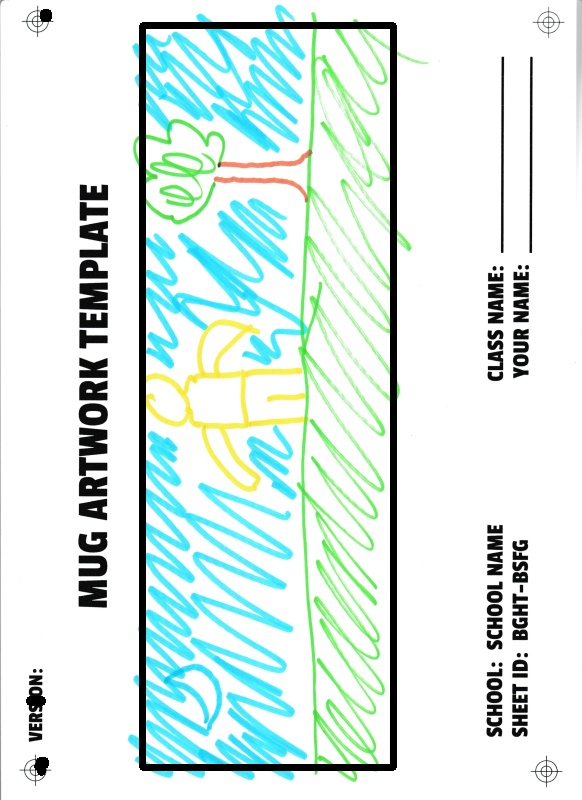
#> input picture h.jpeg, 582 x 800 px
$ python 'extract copy.py'
#> lines starting #> are read from the running program, lines starting #| are printed output that depends on the picture; after the words box and inside, x2 and y2 are one past the last pixel; in counts of white or black regions, pixels touching at a corner belong together
import cv2
import numpy as np

img = cv2.imread('h.jpeg')
#> img is the input picture: shape (800, 582, 3); mean B, G, R 231, 235.4, 219.4
img2 = cv2.imread('h.jpeg')

kernel = np.ones((5,5),np.uint8)
img = cv2.erode(img,kernel,iterations = 1)
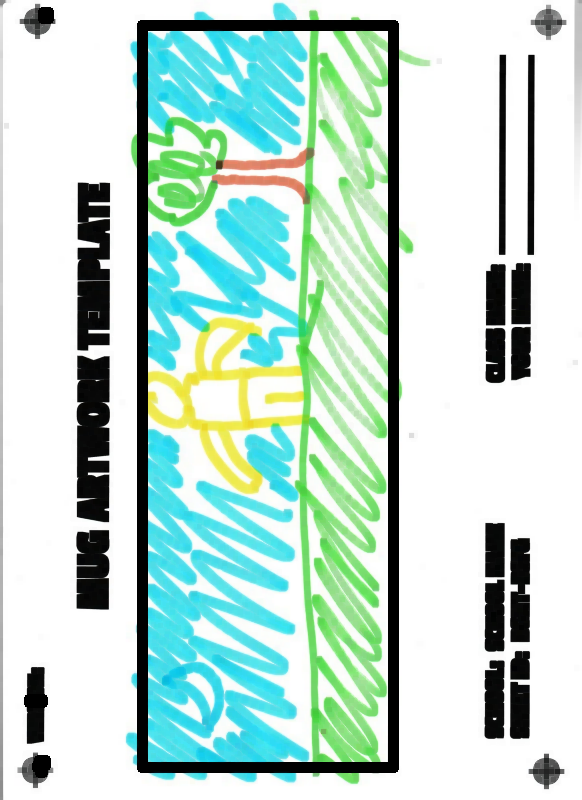
#> img: shape (800, 582, 3); mean B, G, R 208.9, 218.8, 191.9
gray = cv2.cvtColor(img, cv2.COLOR_BGR2GRAY)
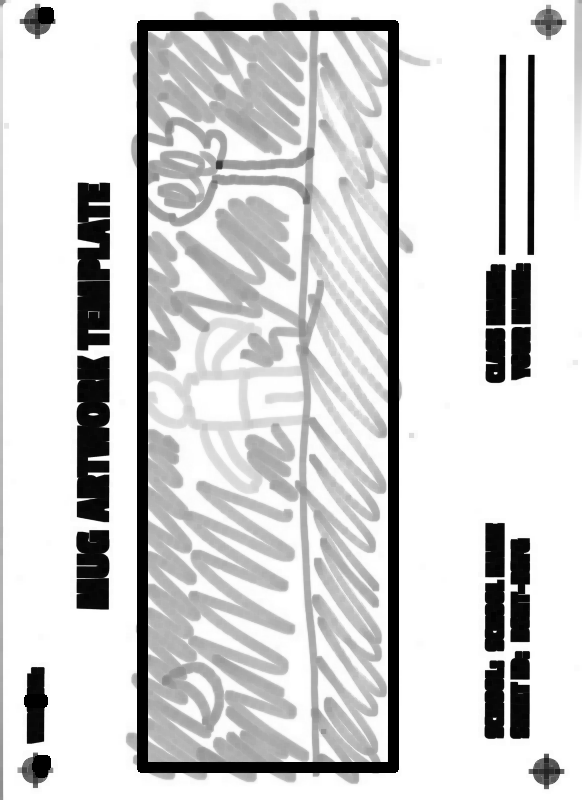
#> gray: shape (800, 582); min 0, max 255, mean 209.6

edges = cv2.Canny(gray, 20, 80)
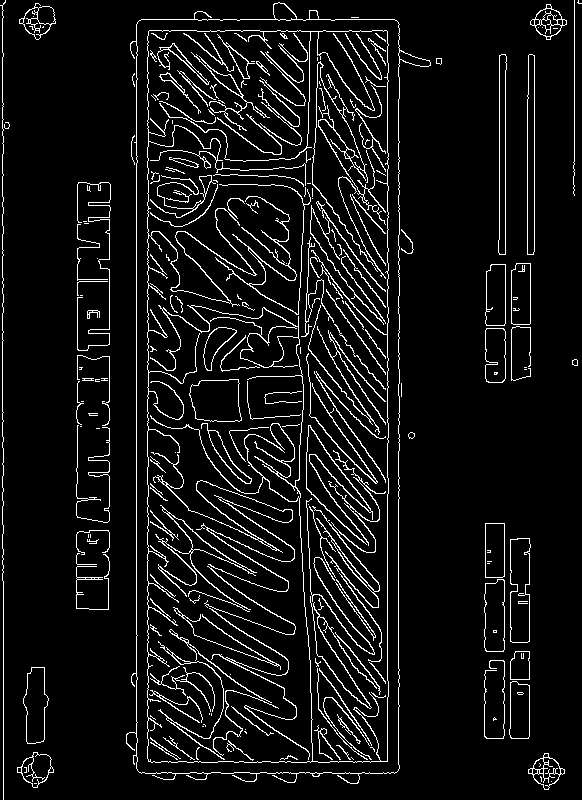
#> edges: shape (800, 582); 7.3% white in thin lines or dots
contours, hierarchy = cv2.findContours(edges, cv2.RETR_EXTERNAL, cv2.CHAIN_APPROX_SIMPLE)
#> contours = 59 contours, 38 with area under 20; largest, box (x1, y1, x2, y2) and area: (126, 2, 431, 784) 198302, (510, 538, 531, 643) 1876, (23, 667, 49, 744) 1374, (527, 54, 535, 255) 1353, (484, 579, 505, 652) 1340

max_area = 0
max_contour = None

for cnt in contours:
    area = cv2.contourArea(cnt)
    x, y, w, h = cv2.boundingRect(cnt)

    if area > max_area:
        max_area = area
        max_contour = cnt
#> this loop made 59 passes
#> (area, x, y, w, h, max_area) on passes 1, 2, 4, 5, 12, 56: (699.5, 528, 753, 37, 37, 699.5), (763.5, 17, 752, 37, 36, 763.5), (1049.5, 509, 681, 21, 58, 1049.5), (1374.5, 23, 667, 26, 77, 1374.5), (1875.5, 510, 538, 21, 105, 1875.5), (198302, 126, 2, 305, 782, 198302)
#> (area, x, y, w, h) on passes 7, 8, 9, 16, 17, 31: (498, 510, 651, 20, 29), (1340.5, 484, 579, 21, 73), (55.5, 76, 554, 34, 56), (1024.5, 485, 523, 20, 55), (28, 408, 432, 7, 7), (26.5, 572, 359, 6, 7)
#> after the loop, max_area = 198302; max_contour = contour of 653 points, box (x1, y1, x2, y2) (126, 2, 431, 784), area 198302

if max_contour is not None:
    x, y, w, h = cv2.boundingRect(max_contour)
#> x = 126; y = 2; w = 305; h = 782
    # cv2.rectangle(img, (x, y), (x+w, y+h), (0, 255, 0), 3)
    roi = img2[y:y+h, x:x+w]
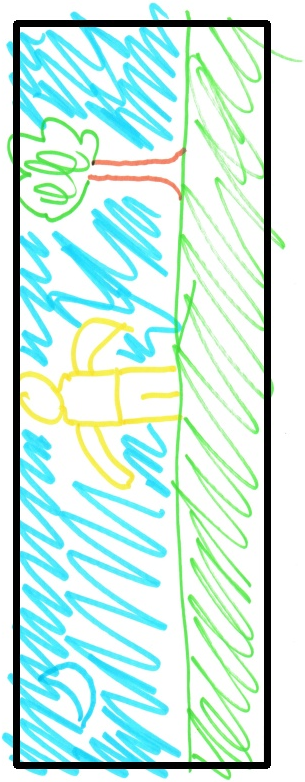
#> roi: shape (782, 305, 3); mean B, G, R 225, 233.6, 202.3
    cv2.imwrite('samp_balanced_extracted.jpg', roi)
# cv2.imwrite('samp_balanced_extracted.jpg', img)

$ run again, with modified_image.jpeg copied over h.jpeg
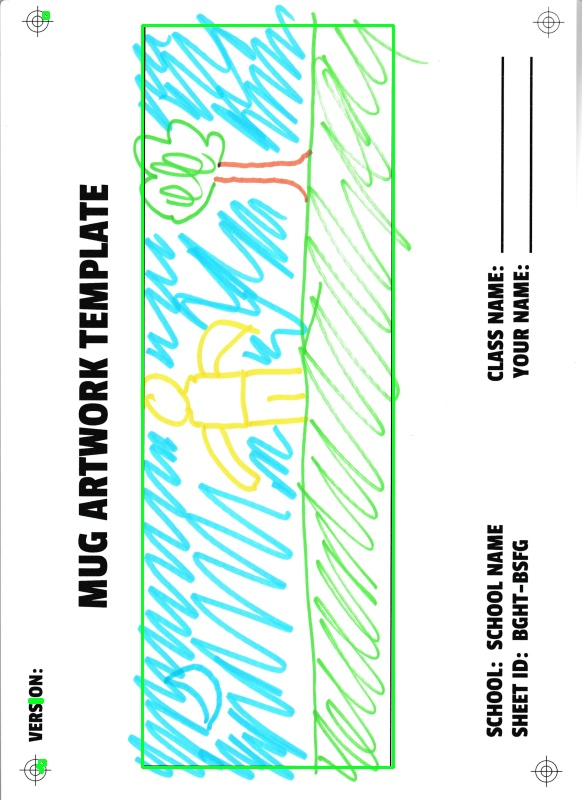
#> input picture modified_image.jpeg, 582 x 800 px
#> img is the input picture: shape (800, 582, 3); mean B, G, R 235.2, 242.4, 223
#> `edges = cv2.Canny(gray, 20, 80)`:
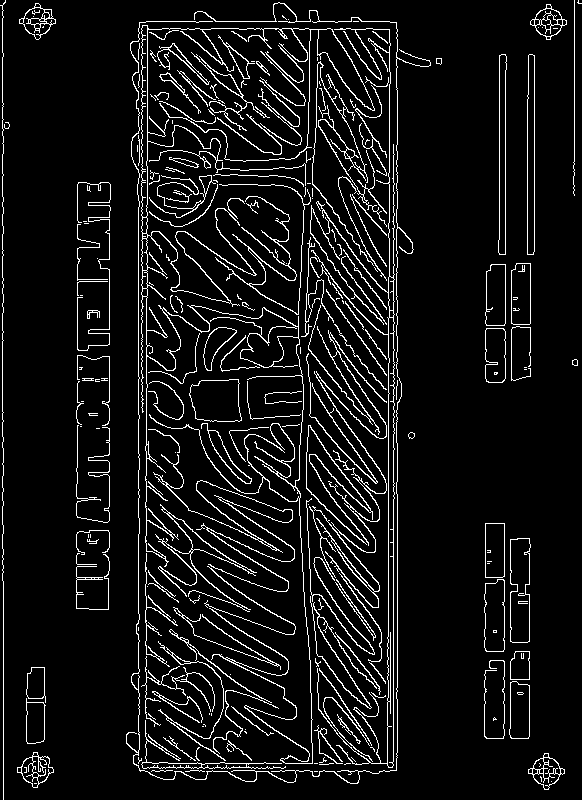
#> edges: shape (800, 582); 7.7% white in thin lines or dots
#> contours = 214 contours, 135 with area under 20; largest, box (x1, y1, x2, y2) and area: (141, 25, 375, 764) 5300, (310, 28, 395, 768) 2936, (510, 538, 531, 643) 1876, (189, 379, 242, 422) 1850, (527, 54, 535, 255) 1353
#> the loop `for cnt in contours:` made 214 passes
#> (area, x, y, w, h, max_area) on passes 10, 11, 33, 48, 52, 61, 204, 205: (699.5, 528, 753, 37, 37, 699.5), (724.5, 17, 752, 37, 36, 724.5), (1049.5, 509, 681, 21, 58, 1049.5), (1136.5, 310, 596, 67, 113, 1136.5), (1340.5, 484, 579, 21, 73, 1340.5), (1875.5, 510, 538, 21, 105, 1875.5), (2936.5, 310, 28, 85, 740, 2936.5), (5299.5, 141, 25, 234, 739, 5299.5)
#> after the loop `for cnt in contours:`: max_area = 5299.5; max_contour = contour of 3589 points, box (x1, y1, x2, y2) (141, 25, 375, 764), area 5300
#> `roi = img2[y:y+h, x:x+w]`:
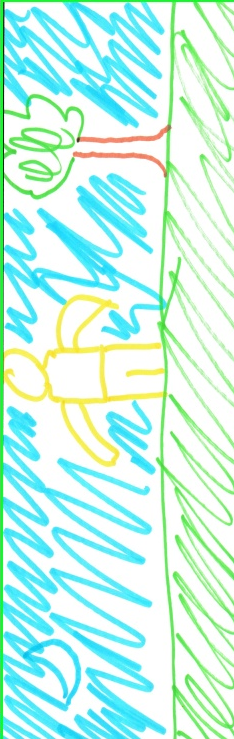
#> roi: shape (739, 234, 3); mean B, G, R 231.9, 245.5, 200.7

$ run again, with aaaaa.jpg copied over h.jpeg
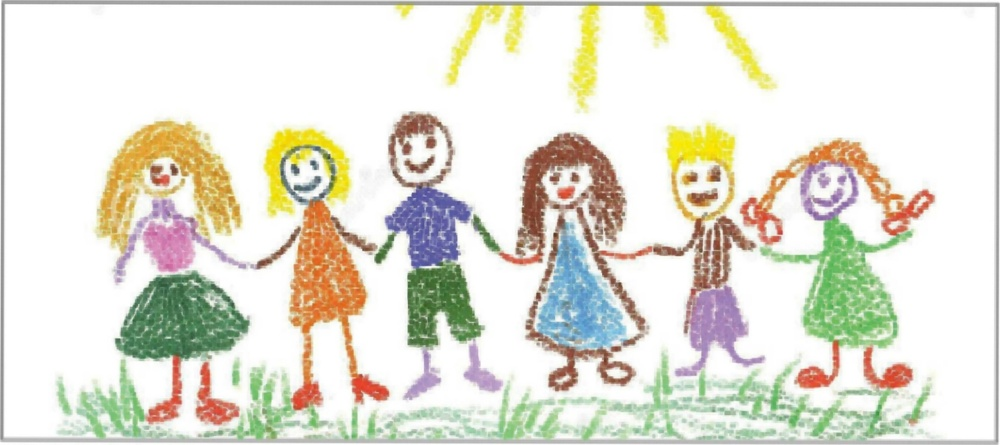
#> input picture aaaaa.jpg, 1000 x 445 px, shrunk from 2642 x 1177 before the run
#> img is the input picture: shape (445, 1000, 3); mean B, G, R 212.9, 225.3, 227.1
#> `edges = cv2.Canny(gray, 20, 80)`:
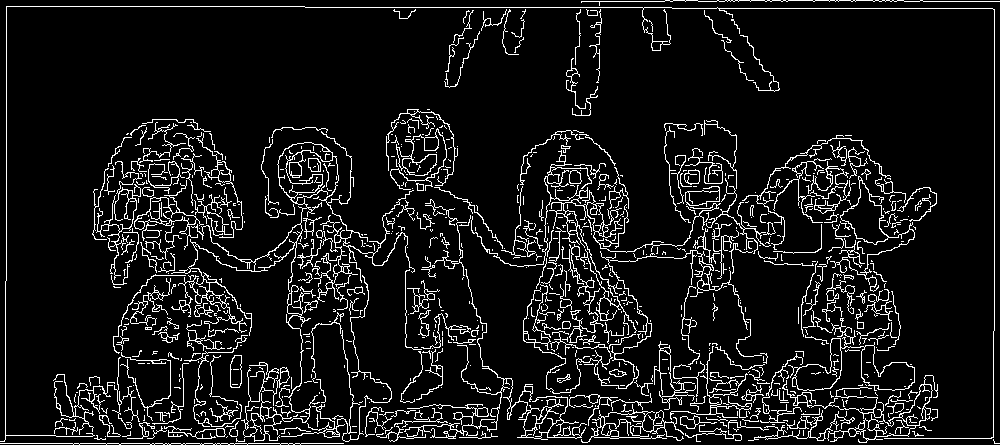
#> edges: shape (445, 1000); 8.9% white in thin lines or dots
#> contours = 717 contours, 628 with area under 20; largest, box (x1, y1, x2, y2) and area: (171, 131, 415, 336) 3104, (788, 318, 915, 391) 2614, (830, 176, 915, 292) 1528, (581, 404, 684, 443) 1168, (782, 375, 938, 443) 1115
#> the loop `for cnt in contours:` made 717 passes
#> (area, x, y, w, h, max_area) on passes 23, 48, 79, 278, 673: (87, 164, 426, 62, 13, 87), (169.5, 680, 415, 37, 14, 169.5), (1168, 581, 404, 103, 39, 1168), (2614, 788, 318, 127, 73, 2614), (3103.5, 171, 131, 244, 205, 3103.5)
#> after the loop `for cnt in contours:`: max_area = 3103.5; max_contour = contour of 1949 points, box (x1, y1, x2, y2) (171, 131, 415, 336), area 3104
#> `roi = img2[y:y+h, x:x+w]`:
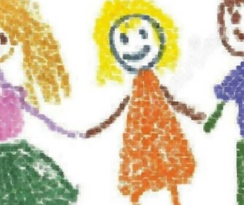
#> roi: shape (205, 244, 3); mean B, G, R 174.7, 204.7, 217.4
